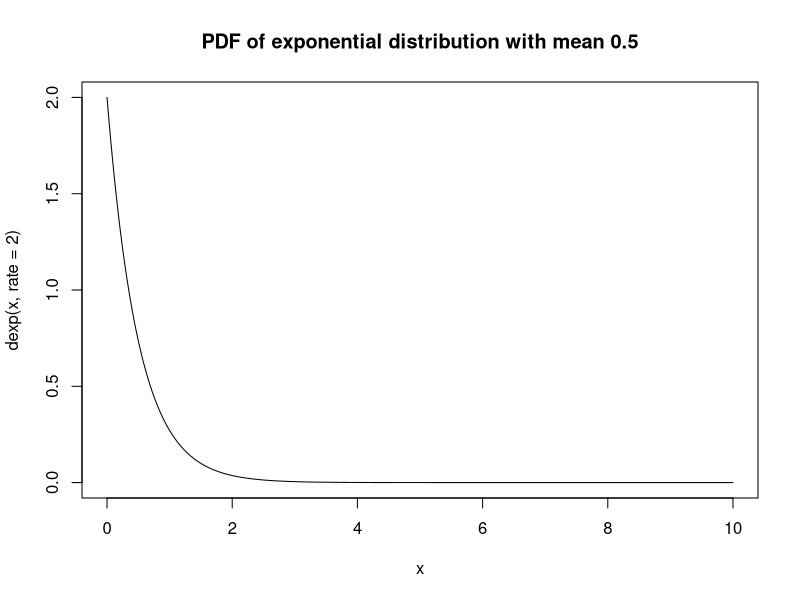
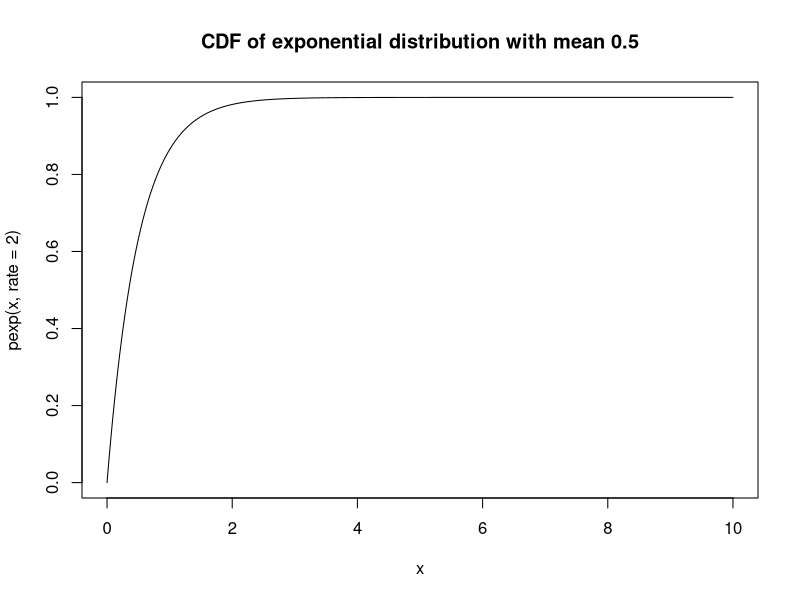
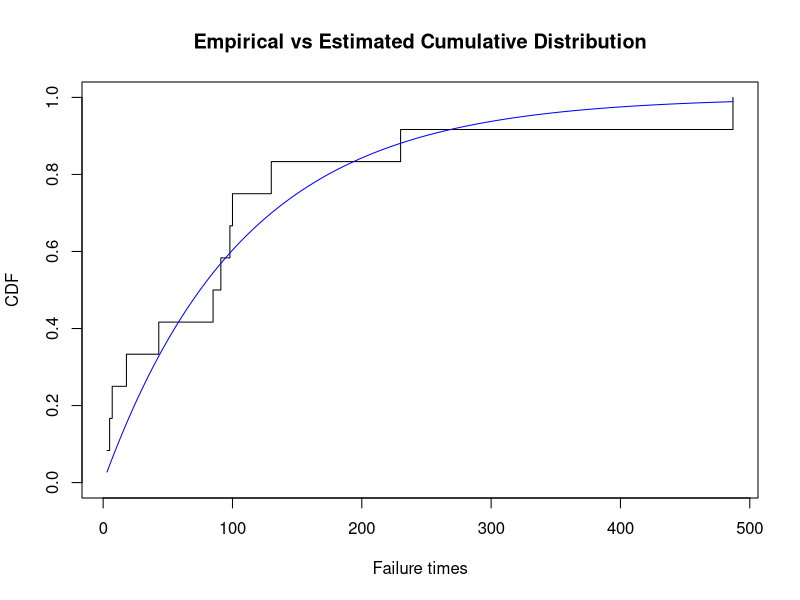
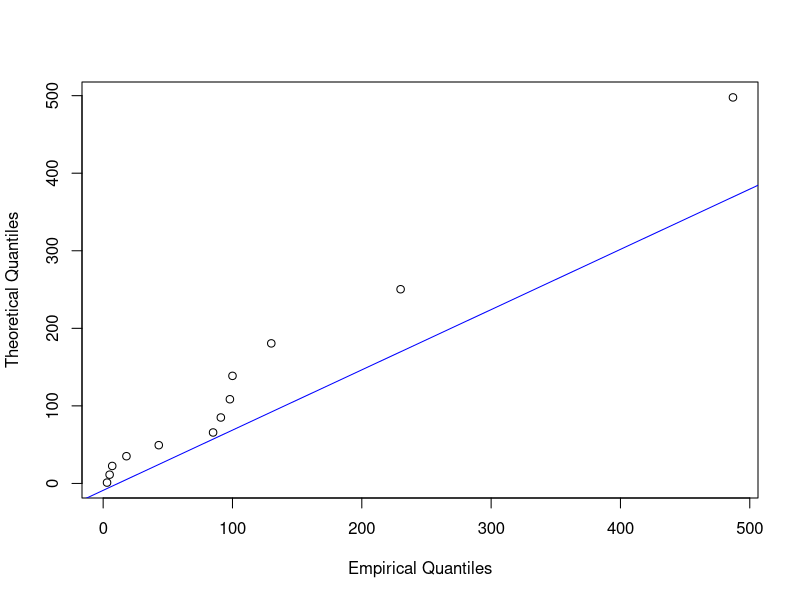
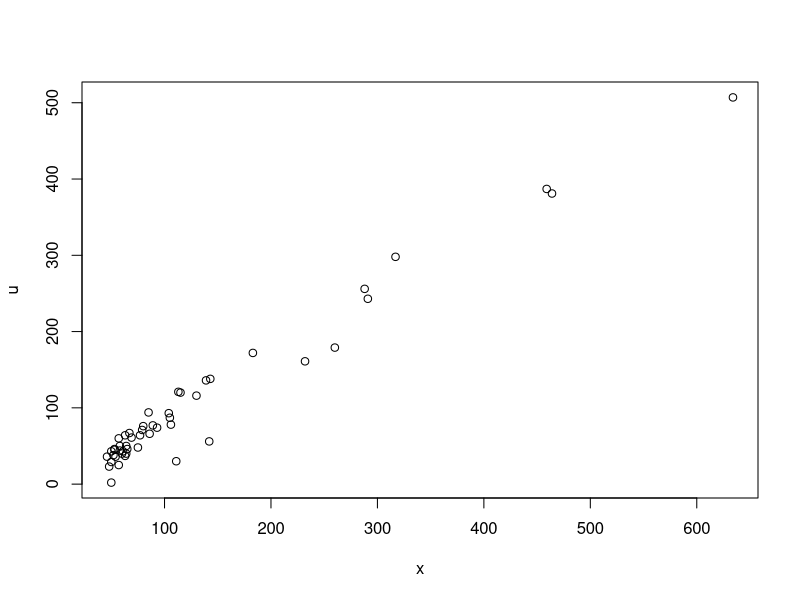
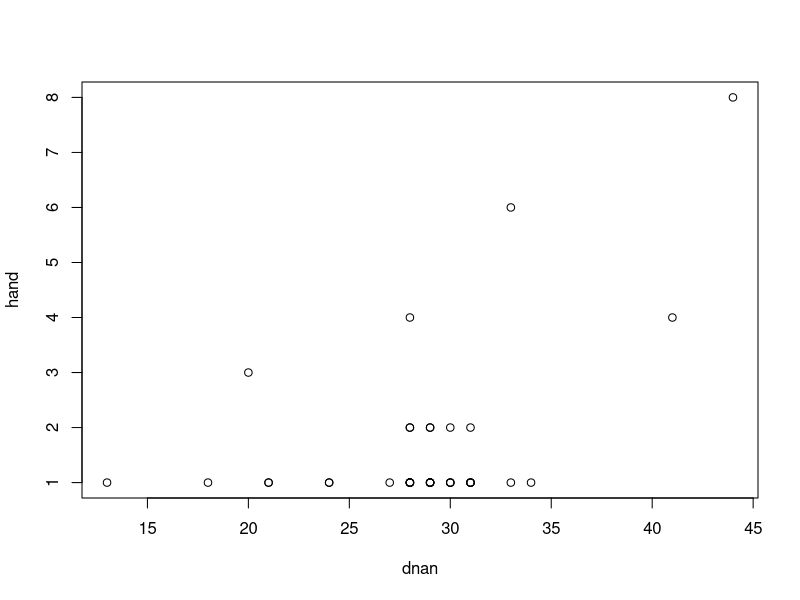
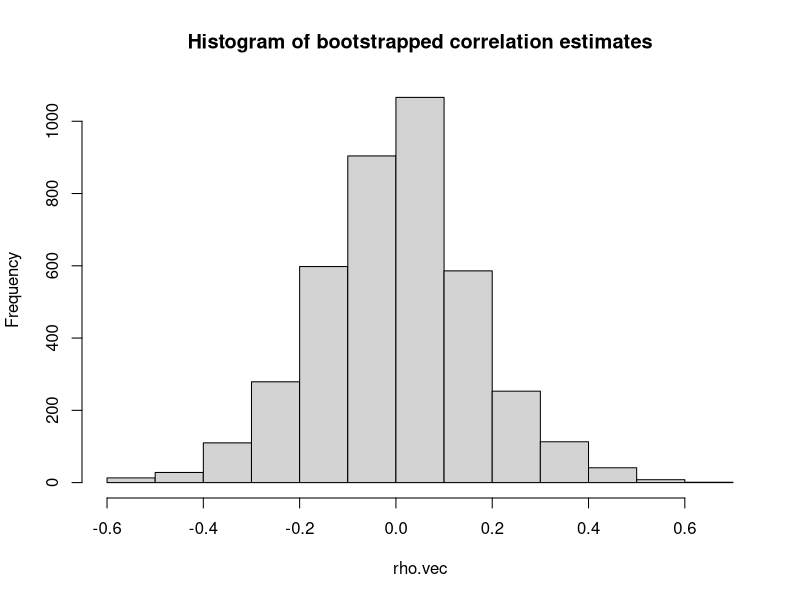
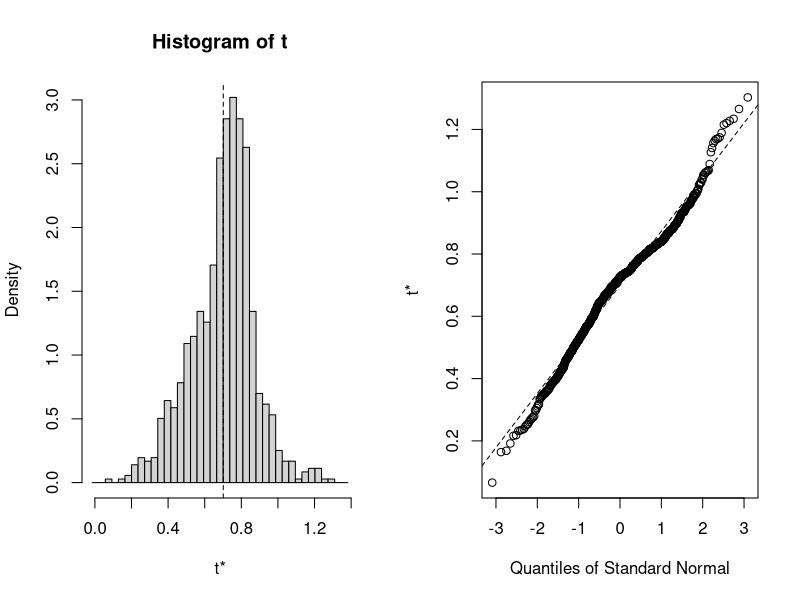

These figures' R source, in order:
## ---- chunk 1
knitr::opts_chunk$set(digits=3)
## ---- chunk 2
knitr::opts_chunk$set(cache=TRUE)
## ---- chunk 3
n <- 100
X <- rnorm(n, mean = 1, sd = 1) ## Standard deviation of \bar{X} is 1/sqrt(n)
B <- 1000
Xbar.bootstrap <- numeric(B)
for(b in 1:B){
  Xb <- X[sample(1:n,n,replace = TRUE)]
  Xbar.bootstrap[b] <- mean(Xb)
}
## Equivalently
## Xbar.bootstrap <- sapply(1:B, function() mean(X[sample(n,n,replace = TRUE)]))
sd.Xbar <- sd(Xbar.bootstrap)
sd.Xbar
## ---- chunk 4
library(boot)
data(aircondit)
aircondit
## ---- chunk 5
x <- seq(from = 0, to = 10, by = 0.01)
plot(x, dexp(x, rate = 2), type = "l", main = "PDF of exponential distribution with mean 0.5")
plot(x, pexp(x, rate = 2), type = "l", main = "CDF of exponential distribution with mean 0.5")
## ---- chunk 6
n <- 12
plot(aircondit$hours, (1:n)/n, type = 's', ylim = c(0, 1), xlab = 'Failure times', 
     ylab = 'CDF', main = 'Empirical vs Estimated Cumulative Distribution')

xseq <- seq(from = min(aircondit$hours), to = max(aircondit$hours), by = 1)
lines(xseq, pexp(xseq, rate = 1/mean(aircondit$hours)), col = "blue")
qqplot(aircondit$hours,qexp(ppoints(50),rate = 1/mean(aircondit$hours)),
       xlab = "Empirical Quantiles", ylab = "Theoretical Quantiles")
qqline(aircondit$hours, distribution = function(p) qexp(p, rate = 1/mean(aircondit$hours)), col = "blue")
## ---- chunk 7
B <- 1000
n <- 12
bvec <- numeric(B)
hat.theta <- mean(aircondit$hours)
for(i in 1:B){
  hours.i <- rexp(n, 1/hat.theta)
  bvec[i] <- mean(hours.i)
}
quantile(bvec,probs = c(0.025,0.975))
## ---- chunk 8
library(boot)
data(bigcity)
head(bigcity, n = 10)
plot(u ~ x, bigcity)
## ---- chunk 9
n <- nrow(bigcity)
nmc <- 1000
theta.vec <- numeric(nmc)
for(i in 1:nmc){
  idx.i <- sample(1:n, replace = TRUE)
  theta.vec[i] <- mean(bigcity$x[idx.i])/mean(bigcity$u[idx.i])
}
estimated.var <- var(theta.vec)
## ---- chunk 10
library(boot)
data(darwin)
darwin
## ---- chunk 11
nmc <- 1000
T <- mean(darwin$y)
n <- length(darwin$y)
T.vec <- numeric(nmc)
for(i in 1:nmc){
  labels.i <- rbinom(n,1,0.5)*2 - 1
  T.vec[i] <- mean(labels.i*darwin$y)
}
cv <- quantile(T.vec, probs = c(0.95,0.99))
cv
## ---- chunk 12
library(boot)
data(claridge)
head(claridge, n = 15)
plot(hand ~ dnan, claridge)
## ---- chunk 13
n <- nrow(claridge)
nmc <- 4000
rho.vec <- numeric(nmc)
for(i in 1:nmc){
  idx.i <- sample(1:n)
  rho.vec[i] <- cor(claridge$dnan[idx.i],claridge$hand)
}
hist(rho.vec,main = "Histogram of bootstrapped correlation estimates")
cv <- quantile(rho.vec,probs=c(0.95,0.99))
cv
## ---- chunk 14
set.seed(123)
n <- 300
X <- rnorm(n)
nmc <- 10000
med.vec <- numeric(nmc)
for(i in 1:nmc){
  idx.i <- sample(1:n, replace = TRUE)
  med.vec[i] <- median(X[idx.i])
}
var.median <- var(med.vec)
n*var.median ## Theoretical value in this case is pi/2 \approx 1.571

n <- 3000
X <- rnorm(n)
nmc <- 10000
med.vec <- numeric(nmc)
for(i in 1:nmc){
  idx.i <- sample(1:n, replace = TRUE)
  med.vec[i] <- median(X[idx.i])
}
var.median <- var(med.vec)
n*var.median ## Theoretical value in this case is pi/2 \approx 1.571

n <- 10000
X <- rnorm(n)
nmc <- 10000
med.vec <- numeric(nmc)
for(i in 1:nmc){
  idx.i <- sample(1:n, replace = TRUE)
  med.vec[i] <- median(X[idx.i])
}
var.median <- var(med.vec)
n*var.median ## Theoretical value in this case is pi/2 \approx 1.571
## ---- chunk 15
library(MASS)
library(car)
data(Duncan)
mod.duncan <- rlm(prestige ~ income + education, data = Duncan)
summary(mod.duncan)
## ---- chunk 16
boot.huber <- function(data, indices, maxit = 20){
dat.i <- data[indices,]
mod <- rlm(prestige ~ income + education, dat.i, maxit = maxit)
coefficients(mod)
}
duncan.boot <- boot(Duncan, boot.huber, 999, maxit = 100)
duncan.boot
plot(duncan.boot, index = 2)
plot(duncan.boot, index = 3)
dataEllipse(duncan.boot$t[,2], duncan.boot$t[,3], xlab="income coefficient", 
             ylab="education coefficient", cex=.3, levels=c(.5, .95, .99), robust=T)
## ---- chunk 17
fit <- fitted(mod.duncan)
e <- residuals(mod.duncan)
X <- model.matrix(mod.duncan)
boot.huber.fixed <- function(data, indices, maxit=20){
y <- fit + e[indices]
mod <- rlm(y ~ X - 1, maxit=maxit) 
coefficients(mod)
}
duncan.fix.boot <- boot(Duncan, boot.huber.fixed, 1999, maxit=100) 
duncan.fix.boot
plot(duncan.boot, index = 2)
plot(duncan.boot, index = 3)
dataEllipse(duncan.boot$t[,2], duncan.boot$t[,3], xlab="income coefficient", 
             ylab="education coefficient", cex=.3, levels=c(.5, .95, .99), robust=T)
## ---- chunk 18
b <- coefficients(mod.duncan)
sumry <- summary(mod.duncan)
V <- sumry$cov.unscaled * sumry$stddev^2
L <- c(0,1,-1)
b1 <- b[2] - b[3]
(t <- b1/sqrt(L %*% V %*% L)) ## Test statistic from the fitted model
## Now let us bootstrap
boot.test <- function(data, indices, maxit=20){
  data <- data[indices,]
  mod <- rlm(prestige ~ income + education, data=data, maxit=maxit)
  sumry <- summary(mod)
  V.star <- sumry$cov.unscaled * sumry$stddev^2
  b.star <- coefficients(mod)
  b1.star <- b.star[2] - b.star[3]
  ## Be careful here, we have to properly pivot our test statistic.
  t <- (b1.star - b1)/sqrt(L %*% V.star %*% L) 
  t
}
duncan.test.boot <- boot(Duncan, boot.test, 999, maxit=100) 
summary(duncan.test.boot$t)


hist(duncan.test.boot$t, breaks=50)
box()
abline(v=t, lwd=3)

2*pnorm(t, lower.tail = FALSE) ## p-value under asymptotic limiting theory
2*(1 + sum(duncan.test.boot$t > as.vector(t)))/1000 ## Bootstrapped p-value
